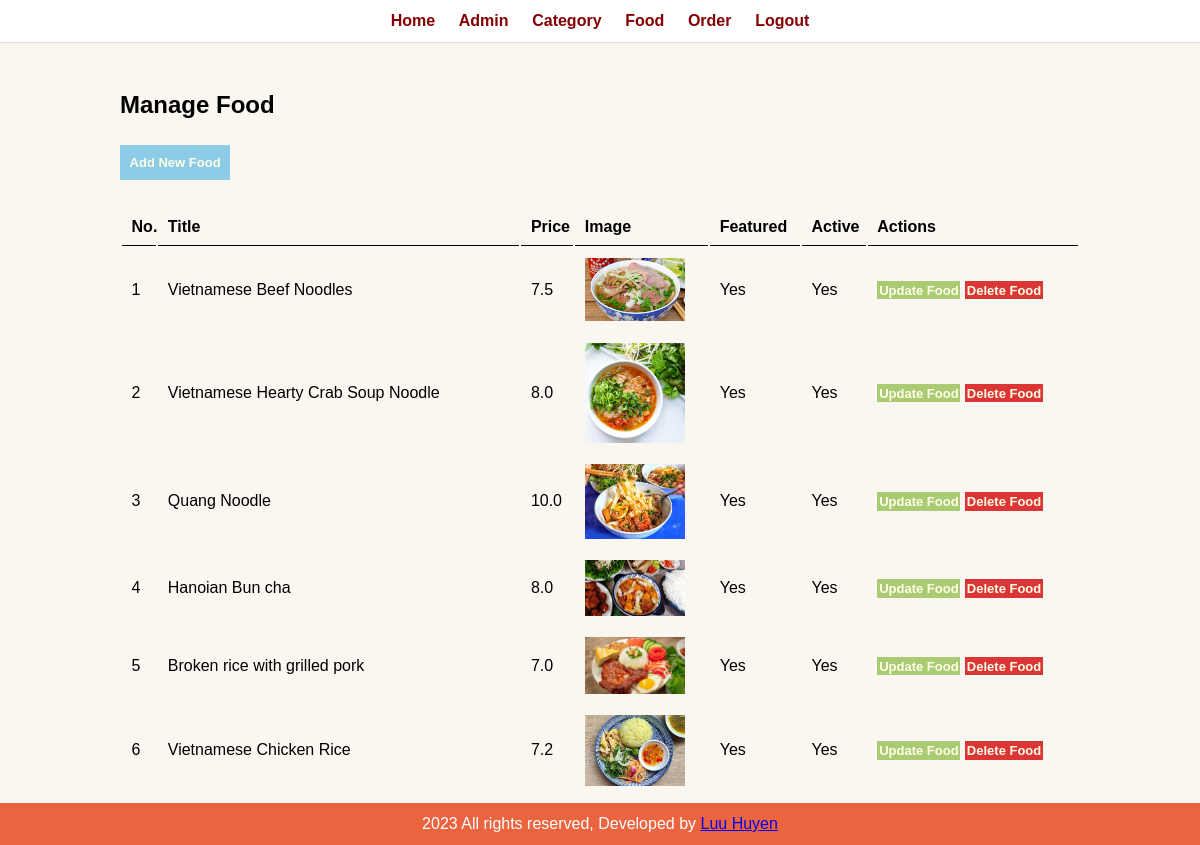
The app's page /admin/manage-food.php (signed in) with its own data.
### tables this page shows
CREATE TABLE `db_food` (
  `id` int(10) UNSIGNED NOT NULL,
  `title` varchar(100) NOT NULL,
  `description` text NOT NULL,
  `price` decimal(10,1) NOT NULL,
  `img_name` varchar(255) NOT NULL,
  `category_id` int(10) UNSIGNED NOT NULL,
  `featured` varchar(10) NOT NULL,
  `active` varchar(10) NOT NULL
);

### admin/manage-food.php (the view, shortened to what this page needs)
<?php include('partials/menu.php'); ?>
<div class="main-content">
    <div class="wrapper">
        <h2>Manage Food</h2>
        <br /><br />
        <a href="<?php echo URL; ?>admin/add-food.php" class="btn-primary">Add New Food</a>
        <br /><br />
        <br />
        <table class="db-full">
            <tr>
                <th>No.</th>
                <th>Title</th>
                <th>Price</th>
                <th>Image</th>
                <th>Featured</th>
                <th>Active</th>
                <th>Actions</th>
            </tr>
            <?php
            $sql = "SELECT * FROM db_food";
            $res = mysqli_query($conn, $sql);
            $count = mysqli_num_rows($res);
            $sn = 1;
            if ($count > 0) {
                while ($row = mysqli_fetch_assoc($res)) {
                    $id = $row['id'];
                    $title = $row['title'];
                    $price =  $row['price'];
                    $img_name = $row['img_name'];
                    $featured = $row['featured'];
                    $active = $row['active'];
            ?>
                    <tr>
                        <td><?php echo $sn++; ?></td>
                        <td><?php echo $title; ?></td>
                        <td><?php echo $price; ?></td>
                        <td>
                            <?php
                            if ($img_name == "") {
                                echo "<div class='error'>No Image</div>";
                            } else {
                            ?>
                                <img src="<?php echo URL; ?>assets/images/food/<?php echo $img_name; ?>" width="100px">
                            <?php
                            }
                            ?>
                        </td>
                        <td><?php echo $featured; ?></td>
                        <td><?php echo $active; ?></td>
                        <td>
                            <a href="<?php echo URL; ?>admin/update-food.php?id=<?php echo $id; ?>" class="btn-secondary">Update Food</a>
                            <a href="<?php echo URL; ?>admin/delete-food.php?id=<?php echo $id; ?>&img_name=<?php echo $img_name; ?>" class="btn-danger">Delete Food</a>
                        </td>
                    </tr>
            <?php
                }
            } else {
                echo "<tr> <td colspan='2' class='error'>No Food Added Yet</td></tr>";
            }
            ?>
        </table>
    </div>
</div>
<?php include('partials/footer.php'); ?>

### admin/partials/menu.php (shortened to what this page needs)
<html>
    <head>
        <link rel="stylesheet" href="../assets/admin.css">
    </head>
    <body>
        <div class="menu text-center">
            <div class="wrapper">
                <ul>
                    <li><a href="index.php">Home</a></li>
                    <li><a href="manage-admin.php">Admin</a></li>
                    <li><a href="manage-category.php">Category</a></li>
                    <li><a href="manage-food.php">Food</a></li>
                    <li><a href="manage-order.php">Order</a></li>
                    <li><a href="logout.php">Logout</a></li>
                </ul>
            </div>
        </div>

### admin/partials/footer.php
<div class="footer">
    <div class="wrapper">
        <p class="text-center">2023 All rights reserved, Developed by <a href="#">Luu Huyen </a> </p>
    </div>
</div>
</body>
</html>

### assets/admin.css (style rules this page uses)
* { margin: 0; padding: 0; font-family: 'Poppins', sans-serif, system-ui, -apple-system, BlinkMacSystemFont, 'Segoe UI', Roboto, Oxygen, Ubuntu, Cantarell, 'Open Sans', 'Helvetica Neue', sans-serif; }
body { min-height: 100vh; background-color: #FAF7F0; }
.wrapper { padding: 1%; width: 80%; margin: 0 auto; }
.text-center { text-align: center; }
.db-full { width: 100%; }
table tr th { border-bottom: 1px solid black; padding: 1% ; text-align: left; }
table tr td { padding: 1%; }
.btn-primary { background-color: #8DCBE6; padding: 1%; color:#FFFFE8; text-decoration: none; font-weight: bold; font-size:small; }
.btn-secondary { background-color: #AACB73; padding: 1%; color:#FFFFE8; text-decoration: none; font-weight: bold; font-size:small; }
.btn-danger { background-color: #DC3535; padding: 1%; color:#FFFFE8; text-decoration: none; font-weight: bold; font-size:small; }
.menu { background-color: #ffff ; border-bottom: 1px solid #DDDDDD; }
.menu ul { list-style-type: none; }
.menu ul li { display: inline; padding: 1%; }
.menu ul li a { text-decoration: none; font-weight: bold; color: #850000; }
.main-content { padding: 3% 0; }
.footer { background-color: #EB6440; color:white; position: fixed; left: 0; bottom: 0; width: 100%; }

### records on screen
db_food: title "Vietnamese Beef Noodles", price "7.5", img_name (picture), featured "Yes", active "Yes"
db_food: title "Vietnamese Hearty Crab Soup Noodle", price "8.0", img_name (picture), featured "Yes", active "Yes"
db_food: title "Quang Noodle", price "10.0", img_name (picture), featured "Yes", active "Yes"
db_food: title "Hanoian Bun cha", price "8.0", img_name (picture), featured "Yes", active "Yes"
db_food: title "Broken rice with grilled pork", price "7.0", img_name (picture), featured "Yes", active "Yes"
db_food: title "Vietnamese Chicken Rice", price "7.2", img_name (picture), featured "Yes", active "Yes"
